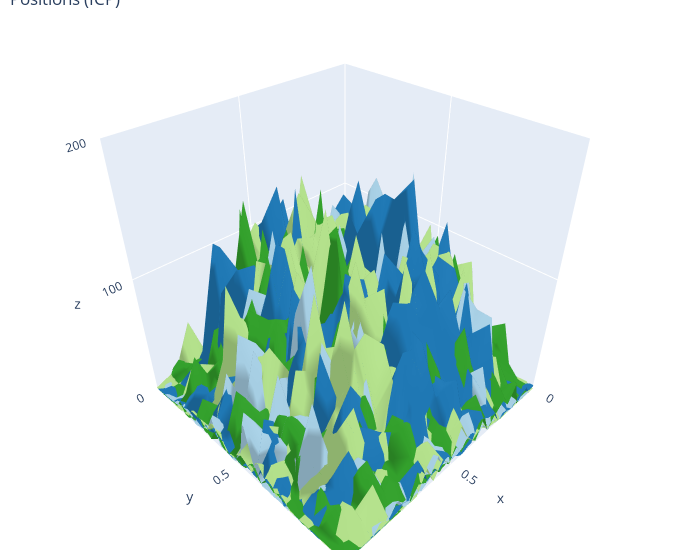

Notebook cell for this chart:
### Code cell
hist3d(trace.state, n_robots, 30, 200, 'Positions (ICP)')

### Figure 1 — Plotly figure (JSON) as saved in the notebook; plotly's stock layout.template omitted (floating-point values rounded to 4 significant figures; data arrays with more than 128 entries replaced by an {"elided": "..."} marker saying what was removed)
{"data": [{"color": "rgb(166,206,227)", "type": "mesh3d", "x": {"elided": "900 float values"}, "y": {"elided": "900 float values"}, "z": {"elided": "900 int values"}}, {"color": "rgb(31,120,180)", "type": "mesh3d", "x": {"elided": "900 float values"}, "y": {"elided": "900 float values"}, "z": {"elided": "900 int values"}}, {"color": "rgb(178,223,138)", "type": "mesh3d", "x": {"elided": "900 float values"}, "y": {"elided": "900 float values"}, "z": {"elided": "900 int values"}}, {"color": "rgb(51,160,44)", "type": "mesh3d", "x": {"elided": "900 float values"}, "y": {"elided": "900 float values"}, "z": {"elided": "900 int values"}}], "layout": {"margin": {"b": 10, "l": 10, "r": 20, "t": 10}, "scene": {"xaxis": {"nticks": 4, "range": [0, 1]}, "yaxis": {"nticks": 4, "range": [0, 1]}, "zaxis": {"nticks": 4, "range": [0, 200]}}, "title": {"text": "Positions (ICP)", "x": 0, "xref": "paper"}, "width": 700}}
